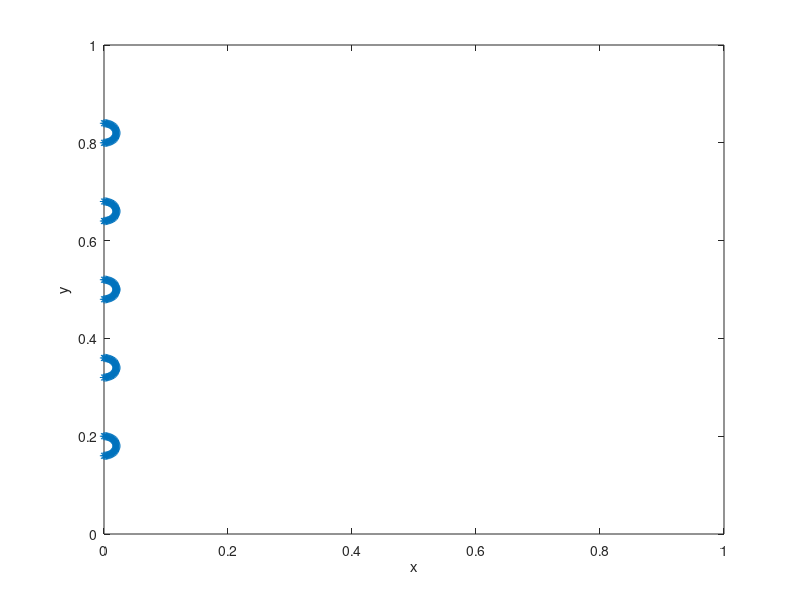
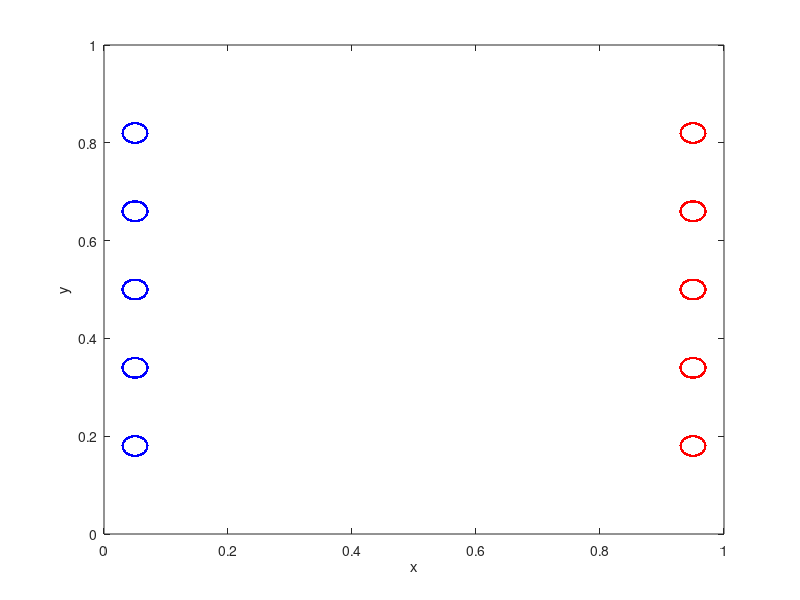

The MATLAB source for these figures, in order:
%-------------------------------------------------------------------------------------------------------------------%
%
% IB2d is an Immersed Boundary Code (IB) for solving fully coupled non-linear 
% 	fluid-structure interaction models. This version of the code is based off of
%	Peskin's Immersed Boundary Method Paper in Acta Numerica, 2002.
%
% Author: Nicholas A. Battista
% Email:  battistn@tcnj.edu
% Date Modified: April 2021
% Current Institution: TCNJ
% Date Created: May 27th, 2015
% Institution Created: UNC-CH
%
% This code is capable of creating Lagrangian Structures using:
% 	1. Springs
% 	2. Beams (torsional springs or non-invariant beams)
% 	3. Target Points
%	4. Muscle-Model (combined Force-Length-Velocity model, "HIll+(Length-Tension)")
%
% One is able to update those Lagrangian Structure parameters, e.g., spring constants, resting lengths, etc
% 
% There are a number of built in Examples, mostly used for teaching purposes. 
% 
% If you would like us to add a specific muscle model, please let Nick (battistn@tcnj.edu) know.
%
%--------------------------------------------------------------------------------------------------------------------%

%%%%%%%%%%%%%%%%%%%%%%%%%%%%%%%%%%%%%%%%%%%%%%%%%%%%%%%%%%%%%%%%%%%%%%%%%%%%%%%%%%%%%%
%
% FUNCTION: creates the MOVING CYLINDER geometry and prints associated input files
%
%%%%%%%%%%%%%%%%%%%%%%%%%%%%%%%%%%%%%%%%%%%%%%%%%%%%%%%%%%%%%%%%%%%%%%%%%%%%%%%%%%%%%%

function Make_Cylinder_Geometry()

%---------------------------------------------------------
% Grid Parameters (MAKE SURE MATCHES IN input2d !!!)
%---------------------------------------------------------
Nx =  256;       % # of Eulerian Grid Pts. in x-Direction (MUST BE EVEN!!!)
Ny =  256;       % # of Eulerian Grid Pts. in y-Direction (MUST BE EVEN!!!)
Lx = 1.0;        % Length of Eulerian Grid in x-Direction
Ly = 1.0;        % Length of Eulerian Grid in y-Direction
dx = Lx/Nx;
dy = Ly/Ny; 
x = 0:dx:Lx-dx;
y = 0:dy:Ly-dy;

%---------------------------------------------------------
% Immersed Structure Geometric / Dynamic Parameters %
%---------------------------------------------------------
ds = 0.5*Lx/Nx;  % Lagrangian Point Spacing
r = 0.02;       % Radii of Cylinder (mm)
D = 2*r;         % Diamater of Cylinders
w = 3*D + D;     % Spacing between Cylinders (3 Diameters apart + 2 radii's)
struct_name = 'cylinders'; % Name for .vertex, .spring, etc files.

%---------------------------------------------------------
% Call function to construct geometry
%---------------------------------------------------------
[xC,yC,NCircle] = give_Me_Immersed_Boundary_Geometry(ds,r);

%---------------------------------------------------------
% CONSTRUCT MULTIPLE CIRCLES SPACED APART APPROPRIATELY
%           AND TRANSLATED APPROPRIATELY IN DOMAIN
%----------------------------------------------------------
xLag = [xC xC xC xC xC];
yLag = [yC yC+w yC+2*w yC+3*w yC+4*w] + r + ( Ly-(5*D+4*(3*D) ))/2;


%-----------------------------
% Plot Geometry to test
%-----------------------------
plot(xLag,yLag,'r.'); hold on;
plot(xLag,yLag,'*'); hold on;
xlabel('x'); ylabel('y');
axis([0 Lx 0 Ly]);


%-----------------------------
% Make States A --> B
%-----------------------------
xTransFrac = 0.05;
xA = xLag + xTransFrac*Lx;     yA = yLag;
xB = xLag + (1-xTransFrac)*Lx; yB = yLag;


%-----------------------------
% Update_Springs.m Info
%-----------------------------
Re_Desired = 1.5;               % Desired Reynolds number
rho = 1000;                     % Density (kg/m^3)
%
period_Desired = 0.5;           % Finds appropriated velocity
dist = ( (1-2*xTransFrac) )*Lx; % Horizontal Distance Traveled 
speed = dist / period_Desired;  % Period of Movement Each Direction
%
mu = rho*speed*D / Re_Desired;  % Reynolds number
%
fprintf('\n----------------------------------------------------------\n');
fprintf('    >>>> Info for update_Target_Point_Positions.m <<<<\n\n');
fprintf('   -> Circles go from %.2f -> %.2f\n',xTransFrac*Lx,(1-xTransFrac)*Lx);
fprintf('   -> Desired Avg. Horizontal Speed: %.4f\n',speed);
fprintf('   -> Period = %.4f\n',period_Desired);
fprintf('   -> Re = %.4f\n\n',Re_Desired);
%
fprintf('\n----------------------------------------------------------\n');
fprintf('    >>>> Info for input2d <<<<\n\n');
fprintf('   -> mu = %.4f\n\n',mu);




%-----------------------------
% Plot States to rest
%-----------------------------
figure(2)
plot(xA,yA,'b.'); hold on;
plot(xB,yB,'r.'); hold on;
xlabel('x'); ylabel('y');
axis([0 Lx 0 Ly]);

%-----------------------------
% Print STATES A,B, and C
%-----------------------------
print_States(xA,yA,'State_A');
print_States(xB,yB,'State_B');

%-----------------------------
% Prints .vertex file!
%-----------------------------
print_Lagrangian_Vertices(xA,yA,struct_name);

%-----------------------------
% Prints .spring file!
%-----------------------------
k_Spring = 1e6;
print_Lagrangian_Springs(xLag,yLag,k_Spring,NCircle,struct_name);

%-----------------------------
% Prints .beam file!
%-----------------------------
kBeam = 1e9;
print_Lagrangian_nonInv_Beams(xLag,yLag,kBeam,NCircle,struct_name);

%-----------------------------
% Prints .target file!
%-----------------------------
k_Target = 5e6;
print_Lagrangian_Target_Pts(xLag,k_Target,struct_name);

%CONCENTRATION 
% Call function for initial concentration
[Concentration]= give_Me_Initial_Concentration(Nx,Ny,x,y);

% Prints .concentration file!
print_Concentration_Info(Nx,Ny,Concentration,struct_name);

%%%%%%%%%%%%%%%%%%%%%%%%%%%%%%%%%%%%%%%%%%%%%%%%%%%%%%%%%%%%%%%%%%%%%%%%
%
% FUNCTION: prints VERTEX points to a file called <struct_name>.vertex
%
%%%%%%%%%%%%%%%%%%%%%%%%%%%%%%%%%%%%%%%%%%%%%%%%%%%%%%%%%%%%%%%%%%%%%%%%

function print_Lagrangian_Vertices(xLag,yLag,struct_name)

    N = length(xLag);

    vertex_fid = fopen([struct_name '.vertex'], 'w');

    fprintf(vertex_fid, '%d\n', N );

    %Loops over all Lagrangian Pts.
    for s = 1:N
        X_v = xLag(s);
        Y_v = yLag(s);
        fprintf(vertex_fid, '%1.16e %1.16e\n', X_v, Y_v);
    end

    fclose(vertex_fid); 
    
%%%%%%%%%%%%%%%%%%%%%%%%%%%%%%%%%%%%%%%%%%%%%%%%%%%%%%%%%%%%%%%%%%%%%%%%
%
% FUNCTION: prints TARGET points to a file called <struct_name>.target
%
%%%%%%%%%%%%%%%%%%%%%%%%%%%%%%%%%%%%%%%%%%%%%%%%%%%%%%%%%%%%%%%%%%%%%%%%

function print_Lagrangian_Target_Pts(xLag,k_Target,struct_name)

    N = length(xLag);

    target_fid = fopen([struct_name '.target'], 'w');

    fprintf(target_fid, '%d\n', N );

    %Loops over all Lagrangian Pts.
    for s = 1:N
        fprintf(target_fid, '%d %1.16e\n', s, k_Target);
    end

    fclose(target_fid); 
    
    
%%%%%%%%%%%%%%%%%%%%%%%%%%%%%%%%%%%%%%%%%%%%%%%%%%%%%%%%%%%%%%%%%%%%%%%%%%%%%%%%%%%%%
%
% FUNCTION: prints BEAM (Torsional Spring) points to a file called <struct_name>.beam
%
%%%%%%%%%%%%%%%%%%%%%%%%%%%%%%%%%%%%%%%%%%%%%%%%%%%%%%%%%%%%%%%%%%%%%%%%%%%%%%%%%%%%%

function print_Lagrangian_nonInv_Beams(xLag,yLag,kBeam,NCircle,struct_name)

    % k_Beam: beam stiffness
    % C: beam curvature

    beam_fid = fopen([struct_name '.nonInv_beam'], 'w');

    fprintf(beam_fid, '%d\n', 5*NCircle );

    %beam_force = kappa_beam*ds/(ds^4);

    %---------------------------------------------------------
    % BEAMS BETWEEN ADJACENT VERTICES ON EACH CYLINDER
    %---------------------------------------------------------
    for j=1:5
        
        for s = 1:NCircle
           
            % Auxiliary index to account for 5 cylinders
            ss = s + (j-1)*NCircle; 
           
            if s==1   % Middle Pt is FIRST Point
                
                id_L = j*NCircle; 
                id_M = ss;
                id_R = ss+1;
                
                Cx = xLag(id_L)+xLag(id_R)-2*xLag(id_M);
                Cy = yLag(id_L)+yLag(id_R)-2*yLag(id_M);  
                
                fprintf(beam_fid, '%d %d %d %1.16e %1.16e %1.16e\n', id_L, id_M, id_R, kBeam, Cx, Cy);  
                
            elseif s==NCircle % Middle Point is LAST Point
                
                id_L = ss-1; 
                id_M = ss;
                id_R = 1+(j-1)*NCircle;
                
                Cx = xLag(id_L)+xLag(id_R)-2*xLag(id_M);
                Cy = yLag(id_L)+yLag(id_R)-2*yLag(id_M);  
                
                fprintf(beam_fid, '%d %d %d %1.16e %1.16e %1.16e\n', id_L, id_M, id_R, kBeam, Cx, Cy);  
                
                
            else % ALL interior points along each circle
                
                id_L = ss-1; 
                id_M = ss;
                id_R = ss+1;
                
                Cx = xLag(id_L)+xLag(id_R)-2*xLag(id_M);
                Cy = yLag(id_L)+yLag(id_R)-2*yLag(id_M);  
                
                fprintf(beam_fid, '%d %d %d %1.16e %1.16e %1.16e\n', id_L, id_M, id_R, kBeam, Cx, Cy);  
                 
            end
        end
    end
    
    fclose(beam_fid); 


%%%%%%%%%%%%%%%%%%%%%%%%%%%%%%%%%%%%%%%%%%%%%%%%%%%%%%%%%%%%%%%%%%%%%%%%
%
% FUNCTION: prints SPRING points to a file called <struct_name>.spring
%
%%%%%%%%%%%%%%%%%%%%%%%%%%%%%%%%%%%%%%%%%%%%%%%%%%%%%%%%%%%%%%%%%%%%%%%%

function print_Lagrangian_Springs(xLag,yLag,k_Spring,NCircle,struct_name)


    spring_fid = fopen([struct_name '.spring'], 'w');

    fprintf(spring_fid, '%d\n', 5*NCircle + 5*floor(NCircle/2) );

    %spring_force = kappa_spring*ds/(ds^2);

    %---------------------------------------------------------
    % SPRINGS BETWEEN ADJACENT VERTICES ON EACH CYLINDER
    %---------------------------------------------------------
    for j=1:5
        
        for s = 1:NCircle
           
            % Auxiliary index to account for 5 cylinders
            ss = s + (j-1)*NCircle; 
           
            if s < NCircle   
                
                s1 = ss;
                s2 = ss+1;
                ds = sqrt( ( xLag(s1)-xLag(s2) )^2 + ( yLag(s1)-yLag(s2) )^2  );
                
                fprintf(spring_fid, '%d %d %1.16e %1.16e\n', s1, s2, k_Spring, ds);  
            
            else %Case s = NCircle
                
                s1 = ss;
                s2 = 1+(j-1)*NCircle;
                ds = sqrt( ( xLag(s1)-xLag(s2) )^2 + ( yLag(s1)-yLag(s2) )^2  );
                                 
                fprintf(spring_fid, '%d %d %1.16e %1.16e\n', s1, s2, k_Spring, ds);  
            end
        end
    end
    
    %---------------------------------------------------------
    % SPRINGS BETWEEN OPPOSITE SIDE VERTICES ON EACH CYLINDER
    %---------------------------------------------------------
    space = floor(NCircle/2);
    for j=1:5
        
        for s = 1:NCircle
           
            % Auxiliary index to account for 5 cylinders
            ss = s + (j-1)*NCircle; 
           
            if s <= floor(NCircle/2)
                
                s1 = ss;
                s2 = ss+space;
                ds = sqrt( ( xLag(s1)-xLag(s2) )^2 + ( yLag(s1)-yLag(s2) )^2  );
                
                fprintf(spring_fid, '%d %d %1.16e %1.16e\n', s1, s2, k_Spring, ds);  
            
            end
            
        end
    end  
    
    
    
    fclose(spring_fid); 
    
%%%%%%%%%%%%%%%%%%%%%%%%%%%%%%%%%%%%%%%%%%%%%%%%%%%%%%%%%%%%%%%%%%%%%%%%
%
% FUNCTION: prints VERTEX points to a file called State_<j>.pts
%
%%%%%%%%%%%%%%%%%%%%%%%%%%%%%%%%%%%%%%%%%%%%%%%%%%%%%%%%%%%%%%%%%%%%%%%%

function print_States(xA,yA,struct_name)

    N = length(xA);

    vertex_fid = fopen([struct_name '.pts'], 'w');

    %Loops over all Lagrangian Pts.
    for s = 1:N
        X_v = xA(s);
        Y_v = yA(s);
        fprintf(vertex_fid, '%1.16e %1.16e\n', X_v, Y_v);
    end

    fclose(vertex_fid);  
    

%%%%%%%%%%%%%%%%%%%%%%%%%%%%%%%%%%%%%%%%%%%%%%%%%%%%%%%%%%%%%%%%%%%%%%%%
%
% FUNCTION: creates the Lagrangian structure geometry
%
%%%%%%%%%%%%%%%%%%%%%%%%%%%%%%%%%%%%%%%%%%%%%%%%%%%%%%%%%%%%%%%%%%%%%%%%

function [xLag,yLag,NCircle] = give_Me_Immersed_Boundary_Geometry(ds,r)

Npts = ceil( 2*pi*r / ds );   % Get total # of Lag Pts around Cylinder

tVec = linspace(0,2*pi,Npts); % Vector of Theta values
tVec = tVec(1:end-1);         % Don't need theta=2*pi value at end (overlaps first point)

% The immsersed structure is a circle %
for i=1:length(tVec)
    
    xLag(i) = r * cos( tVec(i) );
    yLag(i) = r * sin( tVec(i) );
    
end

NCircle = length(xLag); % # of pts in circle

%%%%%%%%%%%%%%%%%%%%%%%%%%%%%%%%%%%%%%%%%%%%%%%%%%%%%%%%%%%%%%%%%%%%%%%%
%
% FUNCTION: prints initial concentration to a file called
% <struct_name>.concentration
%
%%%%%%%%%%%%%%%%%%%%%%%%%%%%%%%%%%%%%%%%%%%%%%%%%%%%%%%%%%%%%%%%%%%%%%%%  

function print_Concentration_Info(Nx,Ny,C,struct_name)

    con_fid = fopen([struct_name '.concentration'], 'w');

    for i=1:Ny
        for j=1:Nx
            fprintf(con_fid, '%1.16e ', C(i,j) );
        end
        fprintf(con_fid,'\n');
    end    
    

%%%%%%%%%%%%%%%%%%%%%%%%%%%%%%%%%%%%%%%%%%%%%%%%%%%%%%%%%%%%%%%%%%%
%
% FUNCTION: gives initial concentration gradient inside channel
%
%%%%%%%%%%%%%%%%%%%%%%%%%%%%%%%%%%%%%%%%%%%%%%%%%%%%%%%%%%%%%%%%%%%

function [C] = give_Me_Initial_Concentration(Nx,Ny,x,y)

[xx,yy]=meshgrid(x,y);
xc = 0.3; 
C = exp(-7*(2*(xx - xc)./0.4).^2);